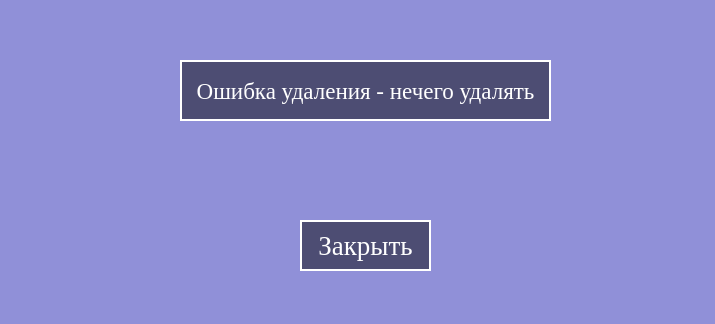
<?xml version="1.0" encoding="UTF-8"?>
<ui version="4.0">
 <class>MainWindow</class>
 <widget class="QMainWindow" name="MainWindow">
  <property name="geometry">
   <rect>
    <x>0</x>
    <y>0</y>
    <width>715</width>
    <height>324</height>
   </rect>
  </property>
  <property name="windowTitle">
   <string>delete mistake</string>
  </property>
  <property name="styleSheet">
   <string notr="true">background-color: rgb(144, 144, 216);</string>
  </property>
  <widget class="QWidget" name="centralwidget">
   <widget class="QLabel" name="label">
    <property name="geometry">
     <rect>
      <x>180</x>
      <y>60</y>
      <width>371</width>
      <height>61</height>
     </rect>
    </property>
    <property name="font">
     <font>
      <family>Times New Roman</family>
      <pointsize>17</pointsize>
     </font>
    </property>
    <property name="styleSheet">
     <string notr="true">QLabel
{
	background-color: rgb(77, 77, 115);
	border: 2px solid white;
	color: white
}</string>
    </property>
    <property name="text">
     <string>Ошибка удаления - нечего удалять</string>
    </property>
    <property name="alignment">
     <set>Qt::AlignCenter</set>
    </property>
   </widget>
   <widget class="QPushButton" name="cancel_button">
    <property name="geometry">
     <rect>
      <x>300</x>
      <y>220</y>
      <width>131</width>
      <height>51</height>
     </rect>
    </property>
    <property name="font">
     <font>
      <family>Times New Roman</family>
      <pointsize>20</pointsize>
     </font>
    </property>
    <property name="styleSheet">
     <string notr="true">QPushButton
{
	background-color: rgb(77, 77, 115);
	border: 2px solid white;
	color: white
}</string>
    </property>
    <property name="text">
     <string>Закрыть</string>
    </property>
   </widget>
  </widget>
  <widget class="QStatusBar" name="statusbar"/>
 </widget>
 <resources/>
 <connections/>
</ui>
